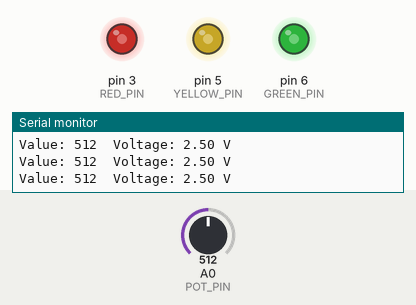
A sketch run on a simulated Arduino Uno, built with avr-gcc and run on an emulated ATmega328P. Parts: output pins drawn as LEDs (lit = HIGH), the last lines printed to the serial monitor. The inputs (shaded band) are chosen by the test bench; at power-on: A0 (POT_PIN) = 512.

Above: at 1.2 s.
1.3 s: A0 (POT_PIN) set to 716
At 1.7 s:
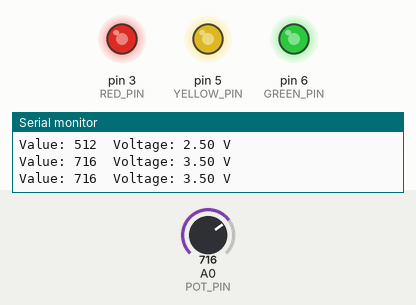
2.8 s: A0 (POT_PIN) set to 900
At 4.0 s:
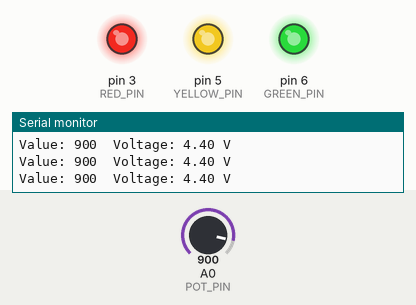
4.3 s: A0 (POT_PIN) set to 190
At 5.2 s:
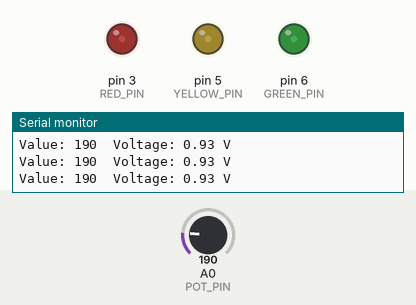
5.8 s: A0 (POT_PIN) set to 0
At 6.3 s:
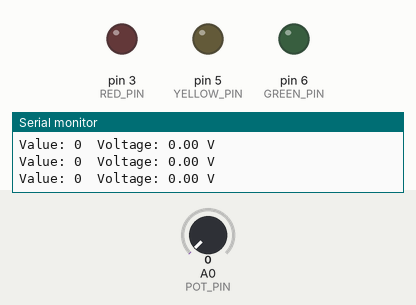
Timing chart, 0 to 8.3 s (numbered marks = the images above; inputs shaded):
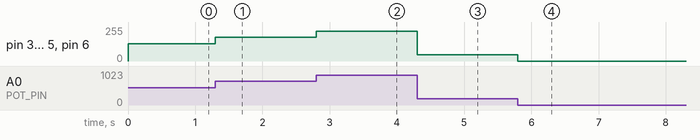

Measured:
- after the input at 1.3 s, pin 3 (RED_PIN), pin 5 (YELLOW_PIN), pin 6 (GREEN_PIN): 128/255 → 179/255 at once
- after the input at 2.8 s, pin 3 (RED_PIN), pin 5 (YELLOW_PIN), pin 6 (GREEN_PIN): 179/255 → 225/255 at once
- after the input at 4.3 s, pin 3 (RED_PIN), pin 5 (YELLOW_PIN), pin 6 (GREEN_PIN): 225/255 → 47/255 at once
- after the input at 5.8 s, pin 3 (RED_PIN), pin 5 (YELLOW_PIN), pin 6 (GREEN_PIN): 47/255 → 0/255 at once

The sketch:

PotBrightness.ino
```cpp
const int RED_PIN = 3;
const int YELLOW_PIN = 5;
const int GREEN_PIN = 6;
const int POT_PIN = A0;

unsigned long lastPrint = 0;

void setup() {
  Serial.begin(9600);
  pinMode(RED_PIN, OUTPUT);
  pinMode(YELLOW_PIN, OUTPUT);
  pinMode(GREEN_PIN, OUTPUT);
}

void loop() {
  int value = analogRead(POT_PIN);

  // 0.2초마다 가변저항 값과 전압을 시리얼로 출력
  if (millis() - lastPrint >= 200) {
    lastPrint = millis();
    float voltage = value * 5.0 / 1023.0;
    Serial.print("Value: ");
    Serial.print(value);
    Serial.print("  Voltage: ");
    Serial.print(voltage, 2);
    Serial.println(" V");
  }

  // 가변저항 값 0~1023을 밝기 0~255로 변환해서 PWM 출력
  int brightness = value / 4;
  analogWrite(RED_PIN, brightness);
  analogWrite(YELLOW_PIN, brightness);
  analogWrite(GREEN_PIN, brightness);
}
```
